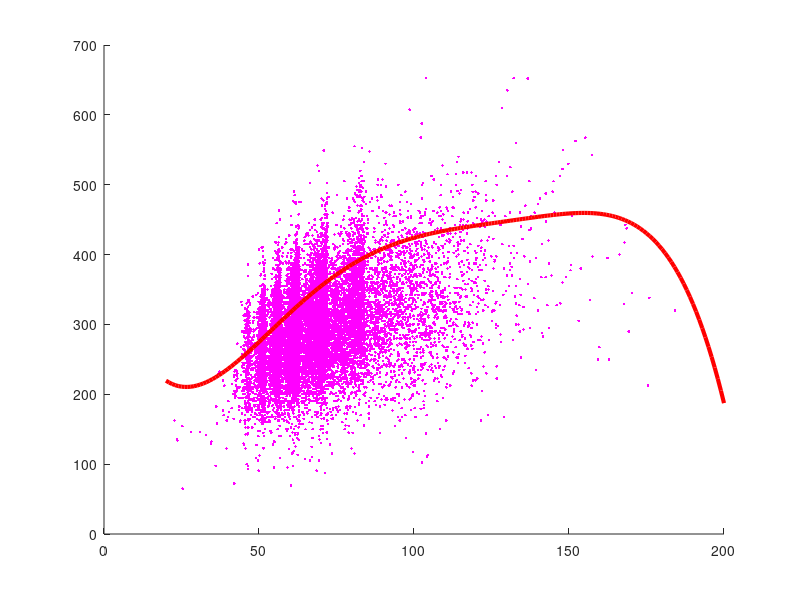

Here is the MATLAB script that generated this plot: (Note: this script raises an error after producing the figure.)
clear;

load data.csv;

I_m = data(:,1) == 1.0;
I_f = data(:,1) == 0.0;



male = data(I_m,:);
female = data(I_f,:);


bw_m = male(:,2);
bw_f = female(:,2);

sq_m = male(:,3);
sq_f = female(:,3);

bp_m = male(:,4);
bp_f = female(:,4);

dl_m = male(:,5);
dl_f = female(:,5);

total_m = sq_m + bp_m + dl_m;
total_f = sq_f + bp_f + dl_f;

scatter(bw_f,total_f,[],'m','.');
hold on;

%
a=594.31747775582;
b=-27.23842536447;
c=0.82112226871;
d=-0.00930733913;
e=4.731582E-05;
f=-9.054E-08;

theta = [a b c d e f]';
t = (20:200)';
m = length(t);
X = [ones(m,1) t t.^2 t.^3 t.^4 t.^5];
w = 0.70612*X*theta;
plot(t,w,'r',"linewidth",3);

% %%%%%%%%%%%%%%%%%%%%%%%%%%%%%%%%%%%%%%%%%%%%%%%%%%%%

m = size(female,1);

nz = bw_f / 200;

X = [ones(size(nz)) nz nz.^2 nz.^3 nz.^4 nz.^5];
realWilks500 = X*theta;
avgWilks = total_f' * realWilks500 / (realWilks500' * realWilks500);
disp(rmse(avgWilks*realWilks500,total_f));







